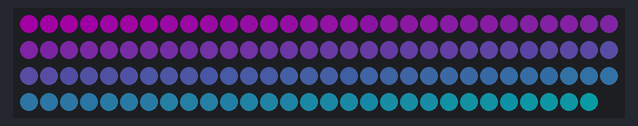
Bench run of a sketch on a simulated Arduino Uno, built with avr-gcc and run on an emulated ATmega328P. On the bench: 119 RGB LEDs in strip order, left to right, continuing on the next row. Dim RGB values are drawn brighter than linear.

Above: at 0.7 s.

The sketch:

led_fade.ino
```cpp
#include <FastLED.h>
#define LED_PIN 2
#define NUM_LEDS 119

CRGB leds[NUM_LEDS];

void setup() {
  FastLED.addLeds<WS2812, LED_PIN, GRB>(leds, NUM_LEDS);
  FastLED.setMaxPowerInVoltsAndMilliamps(5, 500);
  FastLED.setBrightness(50);
  FastLED.clear();
  FastLED.show();
  //pinMode(LED_BUILTIN, OUTPUT);
}

void loop() {
  for(int i=0; i<NUM_LEDS; i++){
    leds[i] = CRGB(255-i*2, i*2, 255);
    FastLED.show();
  }

  FastLED.show();
}
```
